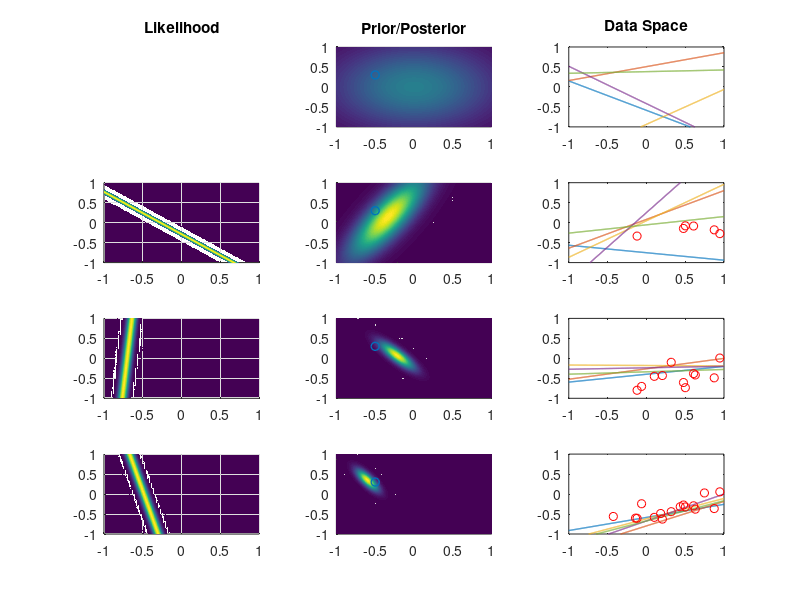

Source code (MATLAB): (Note: this script raises an error after producing the figure.)
%% Makeene Learning Mini Matlab 2
% Kelvin Lin Spencer Chan Neema Aggarwal
% mvnpdf mvnrand
clc; close all; clear all;

%% Bayesian Linear Regression
% initialize variables
[w0,w1] = meshgrid(linspace(-1,1,1000),linspace(-1,1,1000));
w0p = reshape(w0,numel(w0),1);
w1p = reshape(w1,numel(w1),1);
a0 = -0.5;
a1 = 0.3;
alpha = 2;
beta = 25;
mu = [0 0];
sigma = 1/alpha*eye(2);

% plot first iteration
pp = mvnpdf([w0p,w1p],mu,sigma);
ppp = reshape(pp,sqrt(numel(pp)),sqrt(numel(pp)));
guess = mvnrnd(mu,sigma,5);
x = linspace(-1,1,1000);

figure; 
subplot(4,3,1); axis off;

title('Likelihood')

subplot(4,3,2);

surf(w0,w1,ppp,'EdgeColor','none'); view(2);hold on;
scatter3(a0,a1,100,'w+','LineWidth',1); hold off;
title('Prior/Posterior')

subplot(4,3,3);

for line = 1:5;
   plot(x,guess(line,1)+x.*guess(line,2),'LineWidth',1);hold on;
end
samples = -1 + randi([0 1000],1)/500;
samplesy = a0 + samples.*a1 + randn(1)/(sqrt(beta));
phi = [1,samplesy];
hold off;
ylim([-1 1]);
title('Data Space')

for ii = 2:4
    subplot(4,3,3*ii-1) % plot posterior
    
    % update posterior
    sigma = inv(alpha*eye(2)+beta*phi'*phi); % eqn 3.54
    mu = beta*sigma*phi'*samplesy; % eqn 3.53
    pp = mvnpdf([w0p,w1p],mu',sigma);
    ppp = reshape(pp,sqrt(numel(pp)),sqrt(numel(pp)));
    
    surf(w0,w1,ppp+0.01,'EdgeColor','none'); view(2); hold on; % plot posterior
    scatter3(a0,a1,100,'w+','LineWidth',1); hold off;
    
    % collect new observations
    samples = [samples;-1 + randi([0 1000],[5,1])/500];
    samplesy = a0 + samples.*a1 + randn(size(samples))/(sqrt(beta));
    phi = [ones(size(samples)),samples];
    
    subplot(4,3,3*ii) % plot observations and guesses
    
    guess = mvnrnd(mu,sigma,5);
    for line = 1:5;
        plot(x,guess(line,1)+x.*guess(line,2),'LineWidth',1);hold on;
    end
    plot(samples,samplesy,'ro'); hold off;
    ylim([-1 1]);
    
    subplot(4,3,3*ii-2) % plot likelihood
    X = [1;samples(end)];
    lp = normpdf(samplesy(end),[w0p,w1p]*X,1/beta);
    lp = reshape(lp,sqrt(numel(lp)),sqrt(numel(lp)));
    surf(w0,w1,lp,'EdgeColor','none'); view(2);
    
end

suptitle('Bayesian Linear Regression');

%% Part 2, Figure 3.8

x = 0:.01:1;
green = sin(2*pi*x);
noise = .25*randn(1,length(green));
data = green+noise;

% 1 Sample
n1 = randi([1 length(data)],1,1);
% 2 Samples
n2 = [n1 randi([1 length(data)],1,1)];
% 4 Samples
n3 = [n2 randi([1 length(data)],1,2)];
% 25 Samples
n4 = [n3 randi([1 length(data)],1,21)];

%% Design Matrices
% s = 2;
% mu = -.2:.05:0.2;
mu = linspace(0,1,9);
s = .1;
phi1 = exp(-(x(n1)-mu).^2/(2*s^2));

phi2 = zeros(length(n2),9);
for ii = 1:length(n2)
    phi2(ii,:) = exp(-(x(n2(ii))-mu).^2/(2*s^2));
end

phi3 = zeros(length(n3),9);
for ii = 1:length(n3)
    phi3(ii,:) = exp(-(x(n3(ii))-mu).^2/(2*s^2));
end

phi4 = zeros(length(n4),9);
for ii = 1:length(n4)
    phi4(ii,:) = exp(-(x(n4(ii))-mu).^2/(2*s^2));
end

%% Computations
beta = 25;
alpha = 2;

sn1 = (alpha*eye(9) + beta*(phi1'*phi1))^-1;
sn2 = (alpha*eye(9) + beta*(phi2'*phi2))^-1;
sn3 = (alpha*eye(9) + beta*(phi3'*phi3))^-1;
sn4 = (alpha*eye(9) + beta*(phi4'*phi4))^-1;

mn1 = beta*sn1*phi1'*data(n1)';
mn2 = beta*sn2*phi2'*data(n2)';
mn3 = beta*sn3*phi3'*data(n3)';
mn4 = beta*sn4*phi4'*data(n4)';


sphi = zeros(9,1);
for ii = 1:length(x)
    sphi = exp(-(x(ii)-mu').^2./(2*s^2));
    mean1(ii) = mn1'*sphi;
    mean2(ii) = mn2'*sphi;
    mean3(ii) = mn3'*sphi;
    mean4(ii) = mn4'*sphi;
    
    var1(ii) = 1/beta + sphi'*sn1*sphi;
    var2(ii) = 1/beta + sphi'*sn2*sphi;
    var3(ii) = 1/beta + sphi'*sn3*sphi;
    var4(ii) = 1/beta + sphi'*sn4*sphi;
end

%% Plots
% 1 Sample
figure
subplot(2,2,1);
axis([0,1,-1.5,1.5])
hold on;
a = mean1 + sqrt(var1);
b = mean1 - sqrt(var1);
h = fill([x fliplr(x)], [a fliplr(b)], 'r')
set(h,'facealpha',0.3)
plot(x,green,'g')
plot(x(n1),data(n1),'o')
plot(x,mean1)
title('One Observation')


% 2 Samples 
subplot(2,2,2);
axis([0,1,-1.5,1.5])
hold on;
a = mean2 + sqrt(var2);
b = mean2 - sqrt(var2);
h = fill([x fliplr(x)], [a fliplr(b)], 'r')
set(h,'facealpha',0.3)
plot(x,green,'g')
plot(x(n2),data(n2),'o')
plot(x,mean2)
title('Two Observations')


% 4 Samples
subplot(2,2,3);
axis([0,1,-1.5,1.5])
hold on;
a = mean3 + sqrt(var3);
b = mean3 - sqrt(var3);
h = fill([x fliplr(x)], [a fliplr(b)], 'r')
set(h,'facealpha',0.3)
plot(x,green,'g')
plot(x(n3),data(n3),'o')
plot(x,mean3)
title('Four Observations')

% 25 Samples
subplot(2,2,4);
axis([0,1,-1.5,1.5])
hold on;
a = mean4 + sqrt(var4);
b = mean4 - sqrt(var4);
h = fill([x fliplr(x)], [a fliplr(b)], 'r')
set(h,'facealpha',0.3)
plot(x,green,'g')
plot(x(n4),data(n4),'o')
plot(x,mean4)
title('Twenty Five Observations')
suptitle('Predictive Distribution Over Multiple Observations')